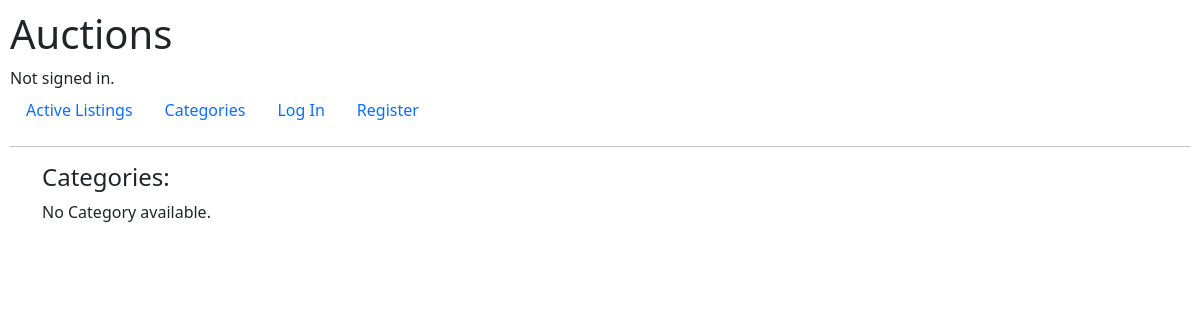
The page /categories on the database as committed earlier.
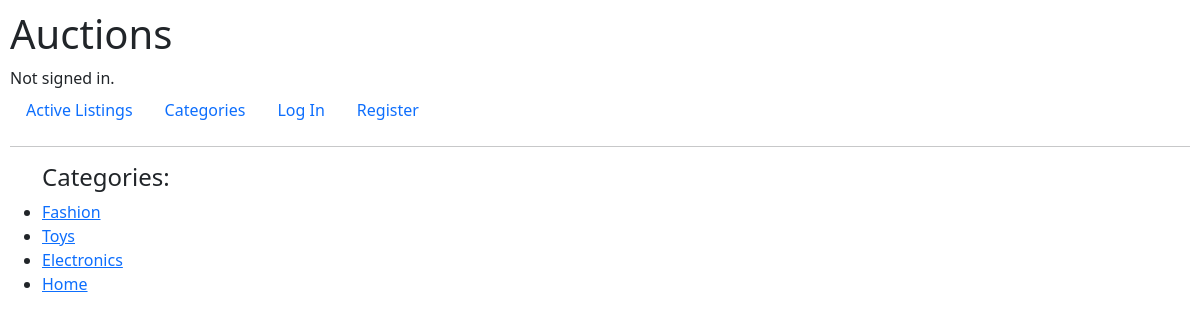
The same page on the database as committed later.
### auctions/models.py (models this page shows, shortened)
class Category(models.Model):
    name = models.CharField(max_length=64)

### auctions/views.py (the view)
# urls.py: path("categories", views.categories, name="categories"),
def categories(request):
    return render(request, "auctions/categories.html", {
        "categories": Category.objects.all()
    })

### auctions/templates/auctions/categories.html (shortened to what this page needs)
{% extends "auctions/layout.html" %}
{% block body %}
	<div>
		<ul>
			<h4>Categories:</h4>
			{% for category in categories %}
				<div>
					<li>
						<a href="{% url 'category' category.name %}">{{ category.name }}</a>
					</li>
				</div>
			{% empty %}
				No Category available.
			{% endfor %}
		</ul>
	</div>
{% endblock %}

### auctions/templates/auctions/layout.html (shortened to what this page needs)
{% load static %}
<!DOCTYPE html>
<html lang="en">
    <head>
        {% load django_bootstrap5 %}
        {% bootstrap_css %}
        <link href="{% static 'auctions/styles.css' %}" rel="stylesheet">
    </head>
    <body>
        <h1>Auctions</h1>
        <div>
            {% if user.is_authenticated %}
                Signed in as <strong>{{ user.username }}</strong>.
            {% else %}
                Not signed in.
            {% endif %}
        </div>
        <ul class="nav">
            <li class="nav-item">
                <a class="nav-link" href="{% url 'index' %}">Active Listings</a>
            </li>
            <li class="nav-item">
                <a class="nav-link" href="{% url 'categories' %}">Categories</a>
            </li>
            {% if user.is_authenticated %}
                <li class="nav-item">
                    <a class="nav-link" href="{% url 'watchlist' %}">Watchlist</a>
                </li>
                <li class="nav-item">
                    <a class="nav-link" href="{% url 'create-listing' %}">Create Listing</a>
                </li>
                <li class="nav-item">
                    <a class="nav-link" href="{% url 'logout' %}">Log Out</a>
                </li>
            {% else %}
                <li class="nav-item">
                    <a class="nav-link" href="{% url 'login' %}">Log In</a>
                </li>
                <li class="nav-item">
                    <a class="nav-link" href="{% url 'register' %}">Register</a>
                </li>
            {% endif %}
        </ul>
        <hr>
        {% block body %}
        {% endblock %}
    </body>
</html>

### auctions/static/auctions/styles.css (style rules this page uses)
body { padding: 10px; }

Rows that differ between the two databases and show on the page:
added Category: name "Fashion"
added Category: name "Toys"
added Category: name "Electronics"
added Category: name "Home"
Other text that changed with them:
text no longer shown: "No Category available."
